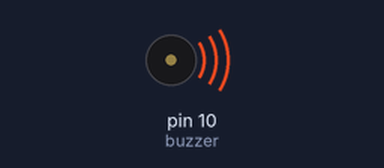
Bench run of a sketch on a simulated Arduino Uno, built with avr-gcc and run on an emulated ATmega328P. Parts: buzzer (waves = sounding). What the sketch prints to the serial monitor is not drawn.

Above: at 0.1 s.
Timing chart, 0 to 40.0 s (numbered marks = the images above):
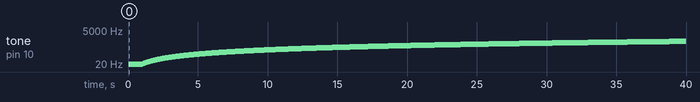

Measured:
- by itself, tone on pin 10 (buzzer): plays 1 Hz for 0.05 s, 2 Hz for 0.05 s, 3 Hz for 0.05 s, 4 Hz for 0.05 s, 5 Hz for 0.05 s, 6 Hz for 0.05 s … (796 notes in this stretch)

The sketch:

Buzzer.Test.ino
```cpp
int buzzer = 10;
int i = 0;
void setup() {
  Serial.begin(9600);
  Serial.println(i);

//Code to test buzzer range
  for(int i=0; i<5000; i=i+1){
    tone(buzzer,i, 500);
    Serial.println(i);
    delay(50);
    noTone(buzzer);
  }

}

void loop() {

}
```
